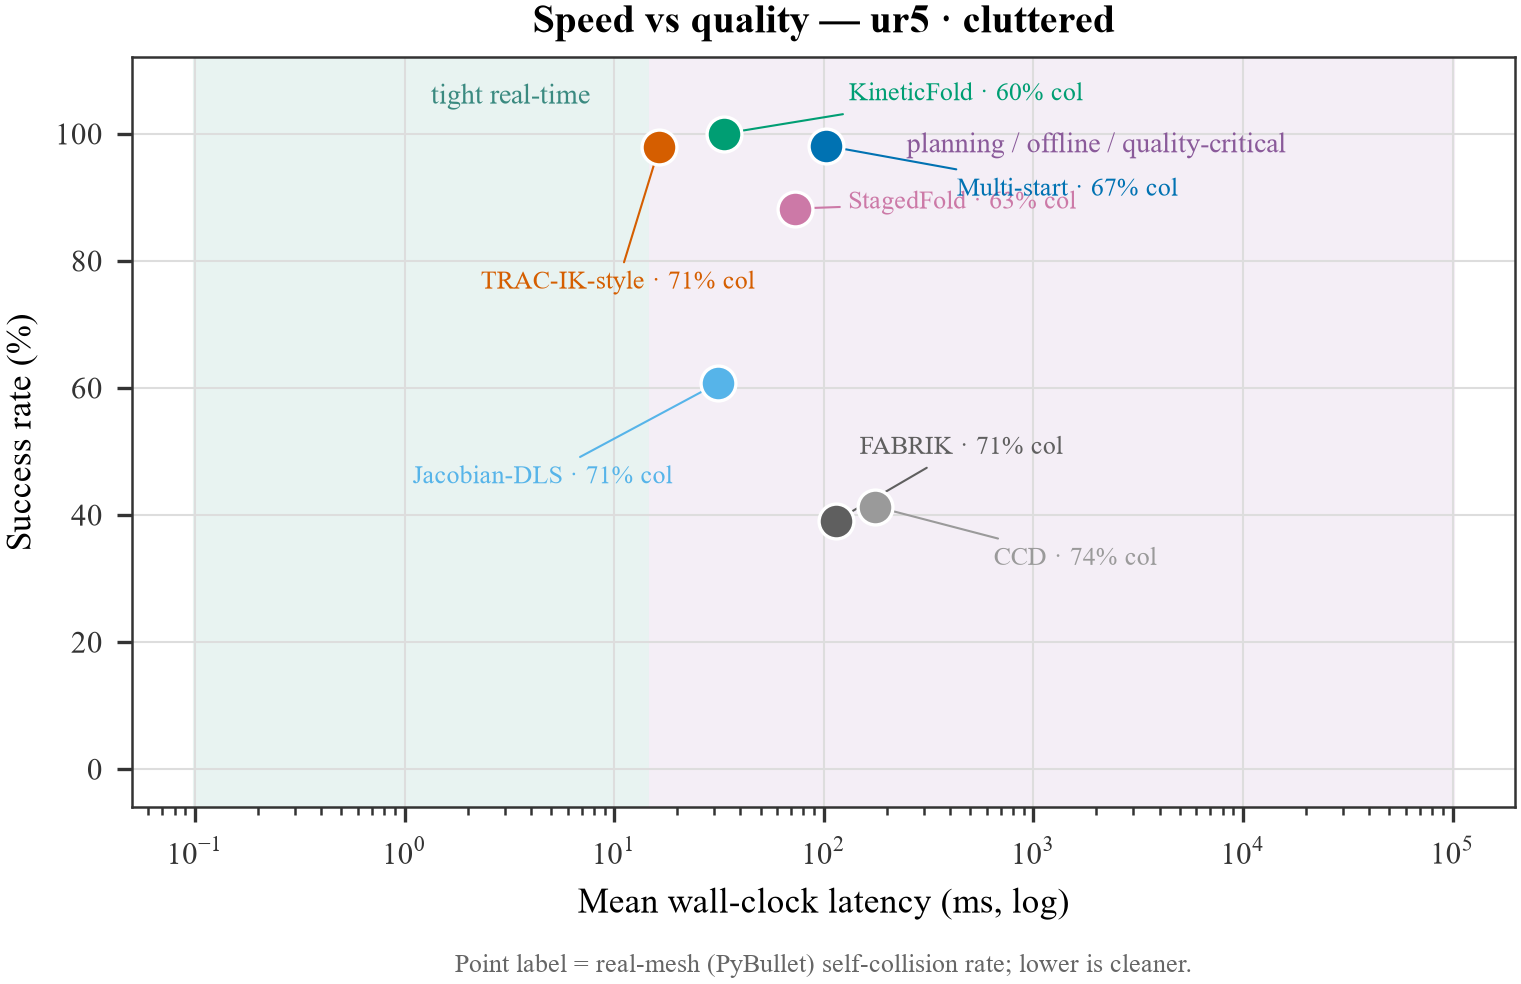

The Python source for this figure:
"""F7 -- speed vs quality: where each solver belongs.

A scatter over the UR5 `cluttered` cell: x = mean wall-clock latency (log ms),
y = success rate; each point annotated with its real-mesh (PyBullet) self-collision
rate, the "quality" axis. Latency zones are shaded to read off a deployment role:
tight real-time control (fast, bounded) vs planning / offline / quality-critical
generation (latency tolerated for cleaner, more reliable solves). KineticFold lands
high-success + low-collision at moderate latency -> planning/offline; the simple
baselines sit low-success; TRAC-IK is fast but collides more on this hard cell.

Single source, single definition per axis. Source: master CSV.
Run:    python fig_deployment.py [--csv path/to/master_full.csv] [--scenario cluttered]
"""
from __future__ import annotations

import argparse
import os
import sys

sys.path.insert(0, os.path.dirname(os.path.abspath(__file__)))
import _style as S

import matplotlib.pyplot as plt


def main():
    ap = argparse.ArgumentParser()
    ap.add_argument("--csv", default=str(S.DEFAULT_MASTER_CSV))
    ap.add_argument("--robot", default="ur5")
    ap.add_argument("--scenario", default="cluttered")
    args = ap.parse_args()

    S.use_paper_style()
    rows = S.load_rows(args.csv)
    c = S.cell(rows, args.robot, args.scenario)
    solvers = [s for s in S.SOLVER_ORDER if s in c]

    fig, ax = plt.subplots(figsize=(S.COL * 1.7, S.COL * 1.05))

    # deployment latency zones (ms), labelled along the top edge (out of the point field)
    ax.axvspan(0.1, 15, color="#e8f3f1", zorder=0)
    ax.axvspan(15, 1e5, color="#f4eef6", zorder=0)
    ax.text(3.2, 0.965, "tight real-time", transform=ax.get_xaxis_transform(),
            fontsize=6.8, color="#3a8a80", ha="center", va="top")
    ax.text(2000, 0.90, "planning / offline / quality-critical",
            transform=ax.get_xaxis_transform(), fontsize=6.8, color="#8a5a9a",
            ha="center", va="top")

    # Fan label offsets (points) per solver, routed into open space so nothing
    # collides with the title, the zone labels, or each other.
    OFF = {
        "protein_fast":  (58, 8), "trac_ik_style": (-10, -34), "multi_start": (58, -12),
        "protein_ik":    (40, 0), "jacobian_dls":  (-42, -24), "fabrik": (30, 16),
        "ccd":           (48, -14),
    }
    for sid in solvers:
        r = c[sid]
        self_col = r.get("pb_collision_pct", float("nan"))
        ax.scatter(r["mean_ms"], r["success_pct"], s=70, color=S.color(sid),
                   edgecolor="white", linewidth=0.8, zorder=5)
        tag = S.label(sid)
        if self_col == self_col:
            tag += f" · {self_col:.0f}% col"
        dx, dy = OFF.get(sid, (7, 6))
        ax.annotate(tag, (r["mean_ms"], r["success_pct"]),
                    textcoords="offset points", xytext=(dx, dy), fontsize=6.2,
                    color=S.color(sid), ha="center",
                    arrowprops=dict(arrowstyle="-", lw=0.5, color=S.color(sid),
                                    shrinkA=0, shrinkB=3), zorder=4)

    ax.set_xscale("log")
    ax.set_xlabel("Mean wall-clock latency (ms, log)")
    ax.set_ylabel("Success rate (%)")
    ax.set_ylim(-6, 112)
    ax.set_title(f"Speed vs quality — {args.robot.replace('_',' ')} · {S.SCEN_LABEL.get(args.scenario, args.scenario)}")
    ax.text(0.5, -0.22,
            "Point label = real-mesh (PyBullet) self-collision rate; lower is cleaner.",
            transform=ax.transAxes, ha="center", fontsize=6.2, color="#666")
    fig.subplots_adjust(bottom=0.20)

    S.save(fig, "fig_deployment")


if __name__ == "__main__":
    main()
